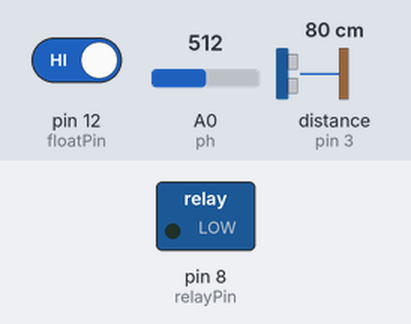
This sketch was run on a simulated Arduino Mega 2560, built for the host (arithmetic inside an expression is 32-bit, double 64-bit). On the bench: switched loads named in the sketch (green lamp = pin HIGH). Wiring (inferred from the names in the program): ultrasonic range finder: trigger pin 2; echo pin 3. Inputs (shaded band) come from the test bench; at power-on: pin 12 (floatPin) HIGH, A0 (ph) = 512, distance to the obstacle (sensor on pin 3) 80 cm. The echo pulse lasts 58.3 µs per cm; WiFi joins after 1.5 s; servers stay silent unless stated; pins used as bus, display or sensor lines are not drawn.

Above: at 0.1 s.
At 1.9 s:
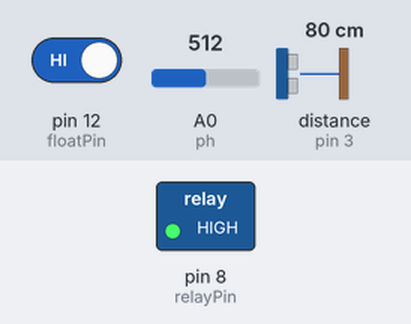
Timing chart, 0 to 3.4 s (numbered marks = the images above):
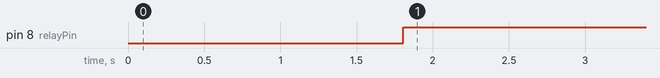

The sketch:

Final_code.ino
```cpp
// (licence header left out)
/* Comment this out to disable prints and save space */
#define BLYNK_PRINT DebugSerial
#define ph A0


// You could use a spare Hardware Serial on boards that have it (like Mega)
#include <SoftwareSerial.h>
SoftwareSerial DebugSerial(2, 3); // RX, TX

#include <BlynkSimpleStream.h>

// You should get Auth Token in the Blynk App.
// Go to the Project Settings (nut icon).
char auth[] = "McsYWhMETW7g1FsDoLd6_pyDxo6Bls-6";

int echoPin = 3;
int trigPin  = 2;
int dist = 0;
int floatPin = 12;
int relayPin = 8;


void setup()
{
  // Debug console
  DebugSerial.begin(9600);
  pinMode(trigPin, OUTPUT);
  pinMode(echoPin, INPUT);
  pinMode(floatPin, INPUT_PULLUP);
  pinMode(relayPin, OUTPUT);
  pinMode(ph, INPUT);

  // Blynk will work through Serial
  // Do not read or write this serial manually in your sketch
  Serial.begin(9600);
  Blynk.begin(Serial, auth);
}

void loop()
{
  Blynk.run();
  ultra();
  fSwitch();
  getPH();
}

long readUltrasonicDistance(int triggerPin, int echoPin)
{
  pinMode(triggerPin, OUTPUT);  // Clear the trigger
  digitalWrite(triggerPin, LOW);
  delayMicroseconds(2);
  // Sets the trigger pin to HIGH state for 10 microseconds
  digitalWrite(triggerPin, HIGH);
  delayMicroseconds(10);
  digitalWrite(triggerPin, LOW);
  pinMode(echoPin, INPUT);
  // Reads the echo pin, and returns the sound wave travel time in microseconds
  return pulseIn(echoPin, HIGH);
}

void ultra() {
  dist = 0.01723 * readUltrasonicDistance(2, 3);
  Blynk.virtualWrite(V0, 1000-dist);
}


void fSwitch(){
  int floatVal = digitalRead(floatPin);
  if(floatVal){
    digitalWrite(relayPin, HIGH);
    Blynk.virtualWrite(V1, "Tank Empty");
  }
  else{
    digitalWrite(relayPin, LOW);
    Blynk.virtualWrite(V1, "Tank Full");
}
}

void getPH(){
  int phVal = analogRead(ph);
  Blynk.virtualWrite(V2, phVal);
}
```

Measured:
- by itself, pin 8 (relayPin): LOW → HIGH at 1.8 s
